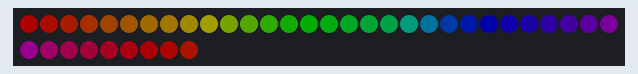
Recording of a sketch running on a simulated Arduino Uno, built with avr-gcc and run on an emulated ATmega328P. Shown: 39 RGB LEDs in strip order, left to right, continuing on the next row. Dim RGB values are drawn brighter than linear.

Above: at 0.15 s.
At 1.98 s:
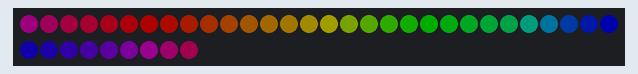
At 5.03 s:
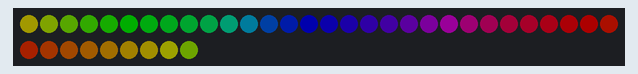
At 9.91 s:
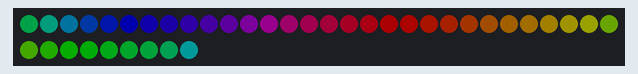
At 14.8 s:
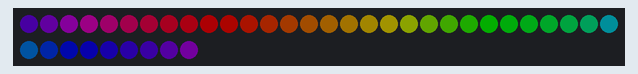
At 19.98 s:
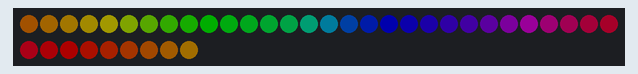

The sketch:

rainbow_loop.ino
```cpp
#include <Arduino.h>
#include <FastLED.h>

// Hardware config (matches production thermostat U-shape bezel)
constexpr uint8_t LED_PIN = 4;
constexpr uint16_t LED_COUNT = 39;
constexpr uint8_t LED_BRIGHTNESS = 50;
constexpr uint8_t FRAME_DELAY_MS = 15;

// Rainbow parameters
constexpr uint8_t HUE_SPEED = 2;      // How fast rainbow cycles (hue increment per frame)
constexpr uint8_t HUE_DENSITY = 7;    // Hue change per pixel (higher = tighter rainbow)

CRGB leds[LED_COUNT];
uint8_t hueOffset = 0;

void setup() {
  FastLED.addLeds<WS2812B, LED_PIN, GRB>(leds, LED_COUNT);
  FastLED.setBrightness(LED_BRIGHTNESS);
  FastLED.clear(true);
}

void loop() {
  // Assign each pixel a hue based on position + offset
  for (int i = 0; i < LED_COUNT; i++) {
    leds[i] = CHSV(hueOffset + (i * HUE_DENSITY), 255, 255);
  }

  hueOffset += HUE_SPEED;

  FastLED.show();
  delay(FRAME_DELAY_MS);
}
```

Measured:
- by itself, everything shown: repeats every 19.5 s, in 64 steps
